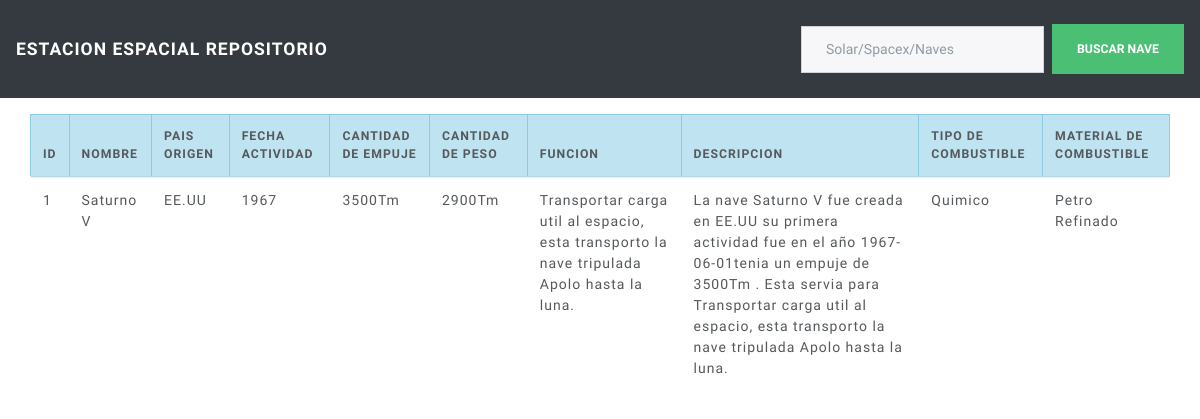
The app's page /?tipo=Lanzadera&c=naveInformacion&id=1 with its own data.
### tables this page shows
CREATE TABLE "lanzaderas" (
	"id_lanzadera"	INTEGER,
	"descripcion"	TEXT,
	"combustible_tipo"	TEXT,
	"combustible_material"	TEXT,
	"unidad_medida_masa"	TEXT,
	"id_nave"	NUMERIC,
	PRIMARY KEY("id_lanzadera" AUTOINCREMENT),
	FOREIGN KEY("id_nave") REFERENCES naves 
);

CREATE TABLE "naves" (
	"id_nave"	INTEGER,
	"tipo"	TEXT,
	"nombre"	TEXT,
	"pais_origen"	TEXT,
	"fecha_actividad"	INTEGER,
	"cantidad_empuje"	INTEGER,
	"cantidad_peso"	INTEGER,
	"funcion"	TEXT,
	PRIMARY KEY("id_nave" AUTOINCREMENT)
);

### controller/control.php (called while the page is built, shortened)
<?php
include_once 'model/nave.php';
class control {
    public function __construct($bd)
    {
        $this->MODEL = new nave($bd);
    }
    public function naveInformacion() {
        include_once 'view/naveInformacion.php';
    }
}
?>

### config/conexion.php (called while the page is built, shortened)
<?php
class conexion {
    public static function conectar($bd_selected) {
       switch($bd_selected) {
            case "SQLITE":
         $x = new PDO("sqlite:SQLite.sqlite");
           break;
       }
        $x->setAttribute(PDO::ATTR_ERRMODE, PDO::ERRMODE_EXCEPTION);
        return $x;
    }
}
?>

### model/nave.php (called while the page is built, shortened)
<?php
class nave {
    public $CNX;
    public function __construct($bd_selected)
    {
        try {
            $this->CNX = conexion::conectar($bd_selected);
        } catch(Exception $e) {
            die($e->getMessage());
        }
    }
    public function obtenerNaveInformacion($id, $tipo_nave) {
        switch($tipo_nave) {
          case "Lanzadera":
            $query = "SELECT * FROM naves
             INNER JOIN lanzaderas ON naves.id_nave = lanzaderas.id_nave AND naves.id_nave = $id AND lanzaderas.id_nave = $id";
            break;
        }
        try{
            $smt = $this->CNX->prepare($query);
            $smt->execute();
            return $smt->fetch(PDO::FETCH_OBJ);
        }catch(Exception $e) {
            die($e->getMessage());
        }
    }
    }
?>

### view/naveInformacion.php (the view, shortened to what this page needs)
<?php
if(isset($_GET['id']) && isset($_GET['tipo'])) {
    $id_nave = $_GET['id'];
    $tipo_nave = $_GET['tipo'];
}
?>
<!DOCTYPE html>
<html>
    <head>
    <link rel="stylesheet" href="https://bootswatch.com/4/lux/bootstrap.min.css">
</head>
<body>
    <nav class="navbar navbar-expand-lg navbar-dark bg-dark">
      <a class="navbar-brand" href="#">ESTACION ESPACIAL REPOSITORIO</a>
      <div class="collapse navbar-collapse" id="navbarSupportedContent">
        <ul class="navbar-nav ml-auto">
          <form class="form-inline my-2 my-lg-0">
            <input name="search" id="search" class="form-control mr-sm-2" type="search" placeholder="Solar/Spacex/Naves" aria-label="Search">
            <button class="btn btn-success my-2 my-sm-0" type="submit">Buscar nave</button>
          </form>
      </div>
    </nav>
    <div class="container">
      <div class="row p-7">
        <div class="col-md-12 py-2">
          </div>
          <table class="table table-bordered table-sm">
            <thead>
              <tr class="table-info">
                <th>ID</th>
                <th>Nombre</th>
                <th>Pais Origen</th>
                <th>Fecha actividad</th>
                <th>Cantidad de empuje</th>
                <th>Cantidad de peso</th>
                <th>Funcion</th>
             <?php if(isset($_GET['tipo'])) {
              $tipo = $_GET['tipo'];
              switch($tipo) {
                case "Lanzadera":
                  echo "<th>Descripcion</th>";
                  echo "<th>Tipo de combustible</th>";
                  echo "<th>Material de combustible</th>";
                  break;
              }
             } ?>
            </thead>
            <tbody id="naves" class="table-light">
            <?php
            if(isset($tipo_nave) && isset($id_nave)){
             $nave =  $this->MODEL->obtenerNaveInformacion($id_nave, $tipo_nave);
                echo "<td>$id_nave</td>";
                echo "<td>$nave->nombre</td>";
                echo "<td>$nave->pais_origen</td>";
                echo "<td>$nave->fecha_actividad</td>";
                echo "<td>$nave->cantidad_empuje$nave->unidad_medida_masa</td>";
                echo "<td>$nave->cantidad_peso$nave->unidad_medida_masa</td>";
                echo "<td>$nave->funcion</td>";
                echo "<td>$nave->descripcion</td>";
                switch($tipo_nave) {
                 case "Lanzadera":
                  echo "<td>$nave->combustible_tipo</td>";
                  echo "<td>$nave->combustible_material</td>";
                  break;
                }
            }
            ?>
            </tbody>
          </table>
        </div>
      </div>
</body>
</html>

### records on screen
lanzaderas: id_nave.nombre "Saturno V", id_nave.pais_origen "EE.UU", id_nave.fecha_actividad "1967", id_nave.cantidad_empuje "3500", unidad_medida_masa "Tm", id_nave.cantidad_peso "2900", id_nave.funcion "Transportar carga util al espacio, esta transporto la nave tripulada Apolo hasta la luna.", descripcion "La nave Saturno V fue creada en EE.UU su primera actividad fue en el año 1967-06-01tenia un empuje de 3500Tm . Esta servia para Transportar carga util al espacio, esta transporto la nave tripulada Apolo hasta la luna.", combustible_tipo "Quimico", combustible_material "Petro Refinado"

### other values on screen
$id_nave "1"
